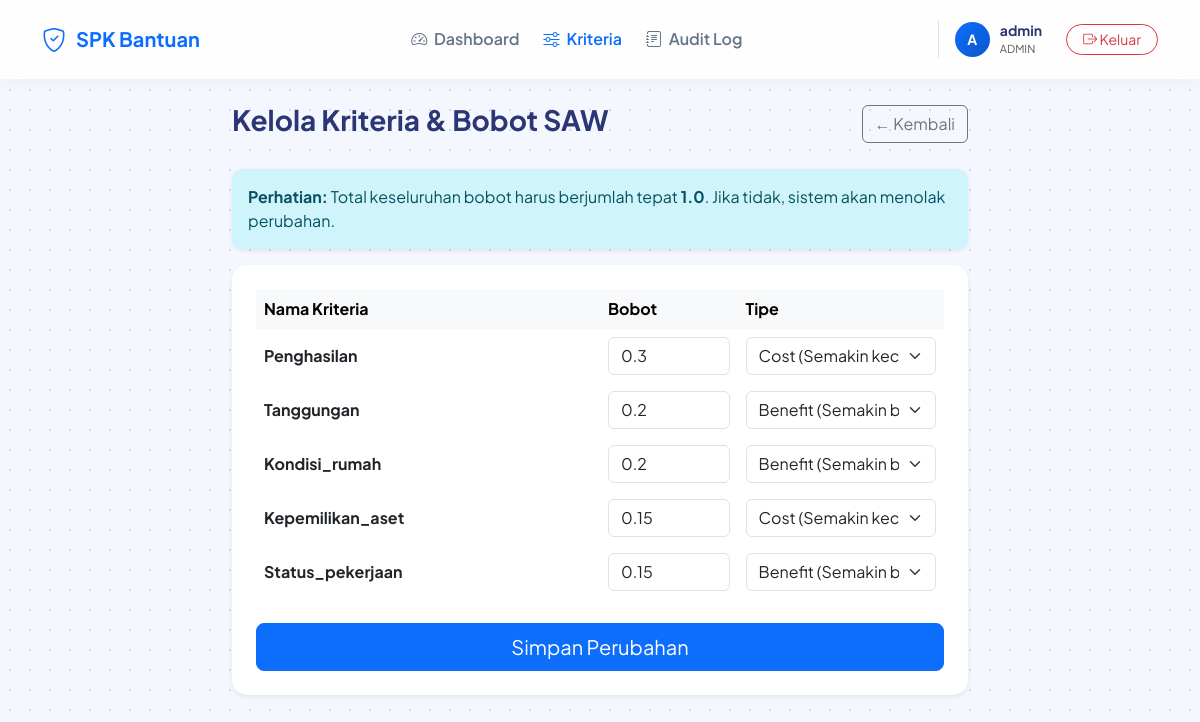
/admin/kriteria (signed in), run on the app's committed database.
### models.py (models this page shows, shortened)
class User(UserMixin, db.Model):
    id = db.Column(db.Integer, primary_key=True)
    username = db.Column(db.String(80), unique=True, nullable=False)
    password_hash = db.Column(db.String(200), nullable=False)
    role = db.Column(db.String(20), nullable=False)  # 'warga' / 'staf' / 'admin'
    created_at = db.Column(db.DateTime, default=datetime.utcnow)

class Kriteria(db.Model):
    id = db.Column(db.Integer, primary_key=True)
    nama = db.Column(db.String(50), unique=True, nullable=False)
    bobot = db.Column(db.Float, nullable=False)
    tipe = db.Column(db.String(10), nullable=False)  # 'benefit' / 'cost'

### routes/admin.py (the view, shortened to what this page needs)
@admin_bp.route('/admin/kriteria', methods=['GET', 'POST'])
@login_required
@role_required('admin')
def kriteria():
    daftar = Kriteria.query.all()
    return render_template('admin/kriteria.html', daftar=daftar)

### app.py (called while the page is built)
@login_manager.user_loader
def load_user(user_id):
    return User.query.get(int(user_id))

### routes/auth.py (called while the page is built)
def role_required(role):
    def decorator(f):
        @wraps(f)
        def wrapper(*args, **kwargs):
            if not current_user.is_authenticated or current_user.role != role:
                abort(403)
            return f(*args, **kwargs)
        return wrapper
    return decorator

### templates/admin/kriteria.html
{% extends 'base.html' %}
{% block content %}
<div class="row justify-content-center">
  <div class="col-md-8">
    <div class="d-flex justify-content-between align-items-center mb-4">
      <h3 class="fw-bold">Kelola Kriteria & Bobot SAW</h3>
      <a href="{{ url_for('admin.dashboard') }}" class="btn btn-outline-secondary">&larr; Kembali</a>
    </div>
    <div class="alert alert-info border-0 shadow-sm" style="border-radius: 10px;">
      <strong>Perhatian:</strong> Total keseluruhan bobot harus berjumlah tepat <b>1.0</b>. Jika tidak, sistem akan menolak perubahan.
    </div>
    <div class="card shadow-sm border-0" style="border-radius: 15px;">
      <div class="card-body p-4">
        <form method="post">
          <table class="table table-borderless align-middle">
            <thead class="table-light">
              <tr>
                <th>Nama Kriteria</th>
                <th width="20%">Bobot</th>
                <th width="30%">Tipe</th>
              </tr>
            </thead>
            <tbody>
              {% for k in daftar %}
              <tr>
                <td class="fw-bold">{{ k.nama|capitalize }}</td>
                <td><input class="form-control" type="number" step="0.01" name="bobot_{{ k.id }}" value="{{ k.bobot }}" required></td>
                <td>
                  <select class="form-select" name="tipe_{{ k.id }}">
                    <option value="benefit" {% if k.tipe=='benefit' %}selected{% endif %}>Benefit (Semakin besar semakin baik)</option>
                    <option value="cost" {% if k.tipe=='cost' %}selected{% endif %}>Cost (Semakin kecil semakin baik)</option>
                  </select>
                </td>
              </tr>
              {% endfor %}
            </tbody>
          </table>
          <div class="d-grid mt-4">
            <button class="btn btn-primary btn-lg">Simpan Perubahan</button>
          </div>
        </form>
      </div>
    </div>
  </div>
</div>
{% endblock %}

### templates/base.html (shortened to what this page needs)
<!DOCTYPE html>
<html lang="id">
<head>
  <link href="https://cdn.jsdelivr.net/npm/bootstrap@5.3.0/dist/css/bootstrap.min.css" rel="stylesheet">
  <link rel="stylesheet" href="https://cdn.jsdelivr.net/npm/bootstrap-icons@1.11.1/font/bootstrap-icons.css">
</head>
<body>
  {% if current_user.is_authenticated %}
  <nav class="navbar navbar-expand-lg navbar-custom sticky-top py-3">
    <div class="container">
      <a class="navbar-brand" href="/">
        <i class="bi bi-shield-check fs-4"></i> SPK Bantuan
      </a>
      <div class="collapse navbar-collapse" id="navbarNav">
        <ul class="navbar-nav mx-auto mb-2 mb-lg-0 gap-2">
          {% if current_user.role == 'warga' %}
            <li class="nav-item">
              <a class="nav-link {% if request.endpoint == 'warga.status' %}active{% endif %}" href="{{ url_for('warga.status') }}">
                <i class="bi bi-list-check me-1"></i> Status Saya
              </a>
            </li>
            <li class="nav-item">
              <a class="nav-link {% if request.endpoint == 'warga.ajukan' %}active{% endif %}" href="{{ url_for('warga.ajukan') }}">
                <i class="bi bi-file-earmark-plus me-1"></i> Buat Pengajuan
              </a>
            </li>
          {% elif current_user.role == 'staf' %}
            <li class="nav-item">
              <a class="nav-link {% if request.endpoint == 'staf.verifikasi' %}active{% endif %}" href="{{ url_for('staf.verifikasi') }}">
                <i class="bi bi-clipboard-check me-1"></i> Verifikasi Pengajuan
              </a>
            </li>
          {% elif current_user.role == 'admin' %}
            <li class="nav-item">
              <a class="nav-link {% if request.endpoint == 'admin.dashboard' %}active{% endif %}" href="{{ url_for('admin.dashboard') }}">
                <i class="bi bi-speedometer2 me-1"></i> Dashboard
              </a>
            </li>
            <li class="nav-item">
              <a class="nav-link {% if request.endpoint == 'admin.kriteria' %}active{% endif %}" href="{{ url_for('admin.kriteria') }}">
                <i class="bi bi-sliders me-1"></i> Kriteria
              </a>
            </li>
            <li class="nav-item">
              <a class="nav-link {% if request.endpoint == 'admin.audit' %}active{% endif %}" href="{{ url_for('admin.audit') }}">
                <i class="bi bi-journal-text me-1"></i> Audit Log
              </a>
            </li>
          {% endif %}
        </ul>
        <div class="d-flex align-items-center border-start ps-3">
          <div class="user-avatar">{{ current_user.username[0]|upper }}</div>
          <div class="d-flex flex-column me-4">
            <span class="fw-bold" style="font-size: 14px;">{{ current_user.username }}</span>
            <span class="text-muted" style="font-size: 11px; text-transform: uppercase;">{{ current_user.role }}</span>
          </div>
          <a class="btn btn-outline-danger btn-sm rounded-pill px-3" href="{{ url_for('auth.logout') }}">
            <i class="bi bi-box-arrow-right"></i> Keluar
          </a>
        </div>
      </div>
    </div>
  </nav>
  {% endif %}
  <div class="container mt-4 mb-5 main-content">
    {% block content %}{% endblock %}
  </div>
</body>
</html>

### templates/base.html (style rules this page uses)
:root { --primary-color: #0d6efd; --bg-color: #f4f7fe; --text-main: #2b3674; }
body { font-family: 'Plus Jakarta Sans', sans-serif; background-color: var(--bg-color); color: var(--text-main); background-image: radial-gradient(#d1d9f0 1px, transparent 1px); background-size: 20px 20px; min-height: 100vh; }
.navbar-custom { background: rgba(255, 255, 255, 0.85) !important; backdrop-filter: blur(10px); -webkit-backdrop-filter: blur(10px); border-bottom: 1px solid rgba(255, 255, 255, 0.3); box-shadow: 0 4px 15px rgba(0, 0, 0, 0.03); transition: all 0.3s ease; }
.navbar-brand { font-weight: 700; color: var(--primary-color) !important; display: flex; align-items: center; gap: 10px; }
.nav-link { font-weight: 600; color: #64748b !important; transition: all 0.2s; }
.nav-link:hover, .nav-link.active { color: var(--primary-color) !important; }
.user-avatar { width: 35px; height: 35px; background: linear-gradient(135deg, #0d6efd 0%, #0a58ca 100%); color: white; border-radius: 50%; display: flex; align-items: center; justify-content: center; font-weight: bold; font-size: 14px; margin-right: 10px; }
.main-content { animation: fadeIn 0.6s ease-out; }
.card { border: none; box-shadow: 0 5px 20px rgba(0, 0, 0, 0.04); border-radius: 16px; transition: transform 0.2s ease, box-shadow 0.2s ease; }

### data on the page
User: username "A", username "admin", role "ADMIN"
Kriteria: nama "Penghasilan", bobot "0.3", tipe+id "Cost (Semakin kecil semakin baik)"
Kriteria: nama "Tanggungan", bobot "0.2", tipe+id "Benefit (Semakin besar semakin baik)"
Kriteria: nama "Kondisi_rumah", bobot "0.2", tipe+id "Benefit (Semakin besar semakin baik)"
Kriteria: nama "Kepemilikan_aset", bobot "0.15", tipe+id "Cost (Semakin kecil semakin baik)"
Kriteria: nama "Status_pekerjaan", bobot "0.15", tipe+id "Benefit (Semakin besar semakin baik)"
